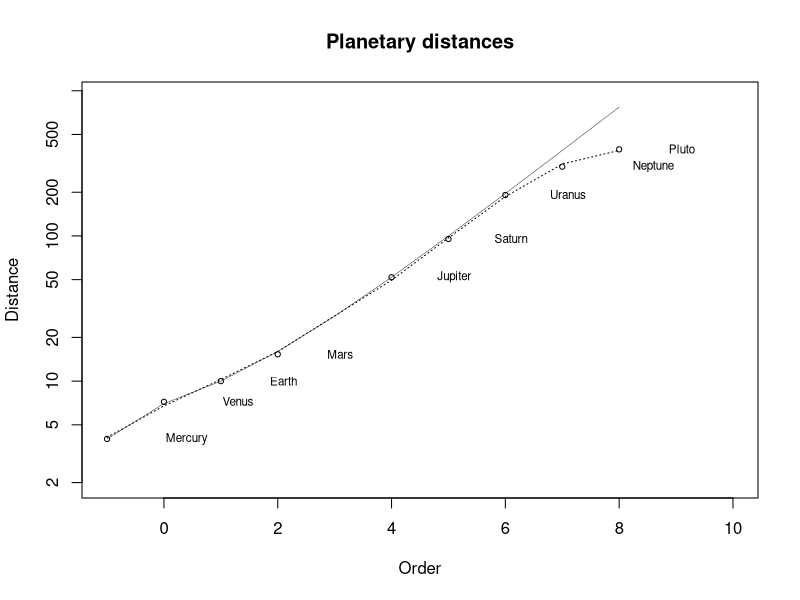

Recreate this plot in R.


x<- scan('planet.dat',skip=5,list('',0,0,0,0,0,0))
dist<- x[[2]]
diam<- x[[3]]
mass<- x[[4]]
rota<- x[[5]]
revo<- x[[6]]
moon<- x[[7]]


par(mfrow=c(1,1))

dist<- round(dist/dist[3]*10,1)
ord<- 0:8
theory<- c(4,4 + 3*2^ord)

plot(c((-1:2),4:8),dist,xlab='Order',xlim=c(-1,10),ylim=c(2,900),
      ylab='Distance',type='n',log='y')
  points(c((-1:2),4:8),dist,cex=.7)
  off<- 1.1+c(.3,.2,0,0,0,0,0,.5,0)
  text(c((-1:2),4:8)+off,dist,x[[1]],cex=.7)
  lines(c(-1:8),theory,lwd=.4)

ord<- c(0:3,5:9)
a<- lm(log(dist)~ poly(ord,4))
  lines(c((-1:2),4:8),exp(a$fit),lty=3)
  title("Planetary distances",cex=.7)
